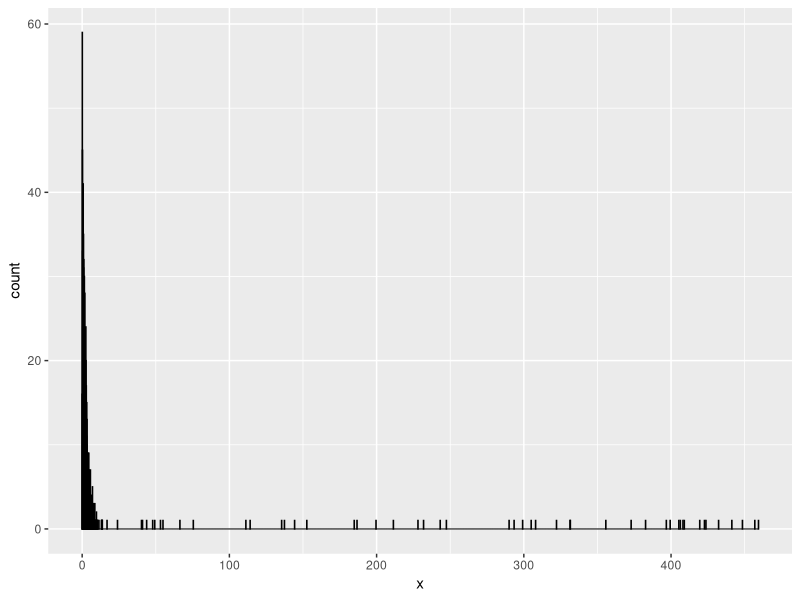
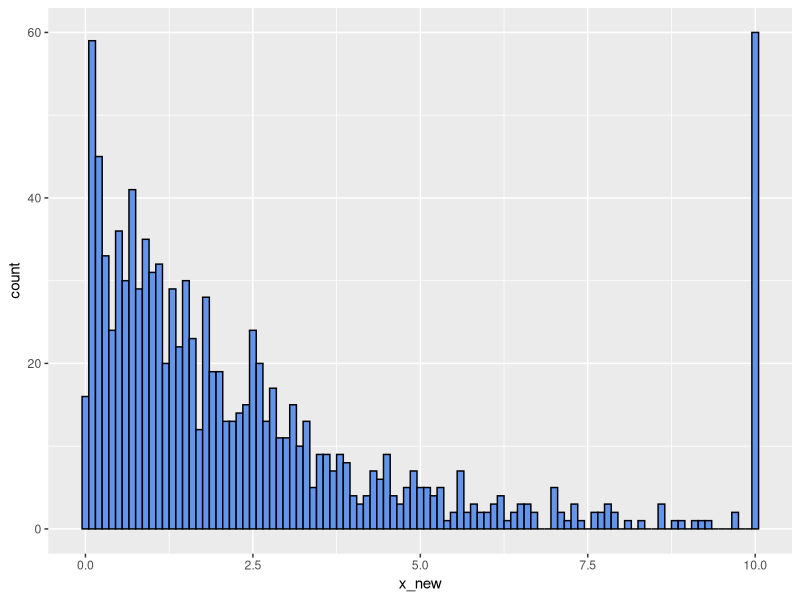

These figures' R source, in order: (Note: this script raises an error after producing the figures.)
## ---- chunk 1
gg_outlier_bin <- function(x,
                           var_name,
                           cut_off_floor,
                           cut_off_ceiling,
                           col = "black",
                           fill = "cornflowerblue",
                           fill_outlier_bins = "forestgreen",
                           binwidth = NULL) {
  
  printing_min_max <- x %>% summarise_(sprintf("round(min(%s, na.rm = TRUE), 1)", var_name),
                                       sprintf("round(max(%s, na.rm = TRUE), 1)", var_name))
  
  ceiling_filter <- ifelse(!is.na(cut_off_ceiling),
                           sprintf("%s < %f", var_name, cut_off_ceiling),
                           "1 == 1") 
  floor_filter   <- ifelse(!is.na(cut_off_floor),
                           sprintf("%s > %f", var_name, cut_off_floor),
                           "1 == 1")
  
  x_regular <- x %>% filter_(ceiling_filter, floor_filter) %>% 
    select_(var_name)
  
  x_to_roll_ceiling <- x %>% filter_(
    sprintf("%s >= %f", var_name, cut_off_ceiling)) %>% select_(var_name)
  if (!is.na(cut_off_ceiling)) x_to_roll_ceiling[, 1] <- cut_off_ceiling
  
  x_to_roll_floor <- x %>% filter_(
    sprintf("%s <= %f", var_name, cut_off_floor)) %>% select_(var_name)
  if (!is.na(cut_off_floor)) x_to_roll_floor[, 1] <- cut_off_floor
  
  plot_obj <- ggplot(x_regular, aes_string(var_name)) +
    geom_histogram(col = col, fill = fill, binwidth = binwidth)
  
  if (!is.na(cut_off_ceiling)) {
    ticks_for_ceiling <- update_tickmarks_ceiling(plot_obj, cut_off_ceiling,
                                                  printing_min_max[1,2])
    plot_obj <- plot_obj +
      geom_histogram(data = x_to_roll_ceiling, fill = fill_outlier_bins, col = col,
                     binwidth = binwidth) +
      scale_x_continuous(breaks = ticks_for_ceiling$tick_positions,
                         labels = ticks_for_ceiling$tick_labels)
  }
  
  if (!is.na(cut_off_floor)) {
    ticks_for_floor <- update_tickmarks_floor(plot_obj, cut_off_floor,
                                              printing_min_max[1,1])
    plot_obj <- plot_obj +
      geom_histogram(data = x_to_roll_floor, fill = fill_outlier_bins, 
                     col = col, binwidth = binwidth) +
      scale_x_continuous(breaks = ticks_for_floor$tick_positions,
                         labels = ticks_for_floor$tick_labels)
  }
  
  return(plot_obj)
}


update_tickmarks_ceiling <- function(gg_obj, 
                                     co, 
                                     max_print) {
  ranges <- suppressMessages(
    ggplot_build(gg_obj)$layout$panel_params[[1]])
  label_to_add <- sprintf("(%s , %s)", round(co, 1), max_print)
  tick_positions <- ranges$x.major_source
  tick_labels    <- ranges$x.labels
  if (overlap_ceiling(tick_positions, co)) {
    tick_positions <- tick_positions[-length(tick_positions)]
    tick_labels    <- tick_labels[-length(tick_labels)]
  }
  return(list(tick_positions = c(tick_positions, co),
              tick_labels    = c(tick_labels, label_to_add)))
}

overlap_ceiling <- function(positions, cut_off) {
  n <- length(positions)
  ticks_dif <- positions[n] - positions[n-1]
  (cut_off - positions[n]) / ticks_dif < 0.25
}

update_tickmarks_floor <- function(gg_obj, 
                                   co, 
                                   min_print) {
  ranges <- suppressMessages(
    ggplot_build(gg_obj)$layout$panel_params[[1]])
  label_to_add <- sprintf("(%s , %s)", min_print, round(co, 1))
  tick_positions <- ranges$x.major_source
  tick_labels    <- ranges$x.labels
  if (overlap_floor(tick_positions, co)) {
    tick_positions <- tick_positions[-1]
    tick_labels    <- tick_labels[-1]
  }
  return(list(tick_positions = c(co, tick_positions),
              tick_labels    = c(label_to_add, tick_labels)))
}

overlap_floor <- function(positions, cut_off) {
  ticks_dif <- positions[2] - positions[1]
  (positions[1] - cut_off) / ticks_dif < 0.25
}
## ---- chunk 2
library(tidyverse)
set.seed(42)
hist_data <- tibble(x = c(rexp(1000, .5),
                          runif(50, 0, 500)))

ggplot(hist_data, aes(x)) + 
  geom_histogram(binwidth = .1, col = "black", fill = "cornflowerblue")
## ---- chunk 3
hist_data %>% 
  mutate(x_new = ifelse(x > 10, 10, x)) %>% 
  ggplot(aes(x_new)) +
  geom_histogram(binwidth = .1, col = "black", fill = "cornflowerblue")
## ---- chunk 4
gg_outlier_bin(hist_data, 
               "x", 
               cut_off_floor = NA,
               cut_off_ceiling = 10,
               binwidth = 0.1)
## ---- chunk 5
data_frame(x = c(runif(100, 0, 100), rnorm(1000, 50, 2))) %>% 
  gg_outlier_bin("x", 45, 55, binwidth = .1)
## ---- chunk 6
gg_outlier_bin <- function(x,
                           var_name,
                           cut_off_floor,
                           cut_off_ceiling,
                           col = "black",
                           fill = "cornflowerblue",
                           fill_outlier_bins = "forestgreen",
                           binwidth = NULL) {
  
  printing_min_max <- x %>% summarise_(sprintf("round(min(%s, na.rm = TRUE), 1)", var_name),
                                       sprintf("round(max(%s, na.rm = TRUE), 1)", var_name))
  
  ceiling_filter <- ifelse(!is.na(cut_off_ceiling),
                           sprintf("%s < %f", var_name, cut_off_ceiling),
                           "1 == 1") 
  floor_filter   <- ifelse(!is.na(cut_off_floor),
                           sprintf("%s > %f", var_name, cut_off_floor),
                           "1 == 1")
  
  x_regular <- x %>% filter_(ceiling_filter, floor_filter) %>% 
    select_(var_name)
  
  x_to_roll_ceiling <- x %>% filter_(
    sprintf("%s >= %f", var_name, cut_off_ceiling)) %>% select_(var_name)
  if (!is.na(cut_off_ceiling)) x_to_roll_ceiling[, 1] <- cut_off_ceiling
  
  x_to_roll_floor <- x %>% filter_(
    sprintf("%s <= %f", var_name, cut_off_floor)) %>% select_(var_name)
  if (!is.na(cut_off_floor)) x_to_roll_floor[, 1] <- cut_off_floor
  
  plot_obj <- ggplot(x_regular, aes_string(var_name)) +
    geom_histogram(col = col, fill = fill, binwidth = binwidth)
  
  if (!is.na(cut_off_ceiling)) {
    ticks_for_ceiling <- update_tickmarks_ceiling(plot_obj, cut_off_ceiling,
                                                  printing_min_max[1,2])
    plot_obj <- plot_obj +
      geom_histogram(data = x_to_roll_ceiling, fill = fill_outlier_bins, col = col,
                     binwidth = binwidth) +
      scale_x_continuous(breaks = ticks_for_ceiling$tick_positions,
                         labels = ticks_for_ceiling$tick_labels)
  }
  
  if (!is.na(cut_off_floor)) {
    ticks_for_floor <- update_tickmarks_floor(plot_obj, cut_off_floor,
                                              printing_min_max[1,1])
    plot_obj <- plot_obj +
      geom_histogram(data = x_to_roll_floor, fill = fill_outlier_bins, 
                     col = col, binwidth = binwidth) +
      scale_x_continuous(breaks = ticks_for_floor$tick_positions,
                         labels = ticks_for_floor$tick_labels)
  }
  
  return(plot_obj)
}


update_tickmarks_ceiling <- function(gg_obj, 
                                     co, 
                                     max_print) {
  ranges <- suppressMessages(
    ggplot_build(gg_obj)$layout$panel_params[[1]])
  label_to_add <- sprintf("(%s , %s)", round(co, 1), max_print)
  tick_positions <- ranges$x.major_source
  tick_labels    <- ranges$x.labels
  if (overlap_ceiling(tick_positions, co)) {
    tick_positions <- tick_positions[-length(tick_positions)]
    tick_labels    <- tick_labels[-length(tick_labels)]
  }
  return(list(tick_positions = c(tick_positions, co),
              tick_labels    = c(tick_labels, label_to_add)))
}

overlap_ceiling <- function(positions, cut_off) {
  n <- length(positions)
  ticks_dif <- positions[n] - positions[n-1]
  (cut_off - positions[n]) / ticks_dif < 0.25
}

update_tickmarks_floor <- function(gg_obj, 
                                   co, 
                                   min_print) {
  ranges <- suppressMessages(
    ggplot_build(gg_obj)$layout$panel_params[[1]])
  label_to_add <- sprintf("(%s , %s)", min_print, round(co, 1))
  tick_positions <- ranges$x.major_source
  tick_labels    <- ranges$x.labels
  if (overlap_floor(tick_positions, co)) {
    tick_positions <- tick_positions[-1]
    tick_labels    <- tick_labels[-1]
  }
  return(list(tick_positions = c(co, tick_positions),
              tick_labels    = c(label_to_add, tick_labels)))
}

overlap_floor <- function(positions, cut_off) {
  ticks_dif <- positions[2] - positions[1]
  (positions[1] - cut_off) / ticks_dif < 0.25
}
